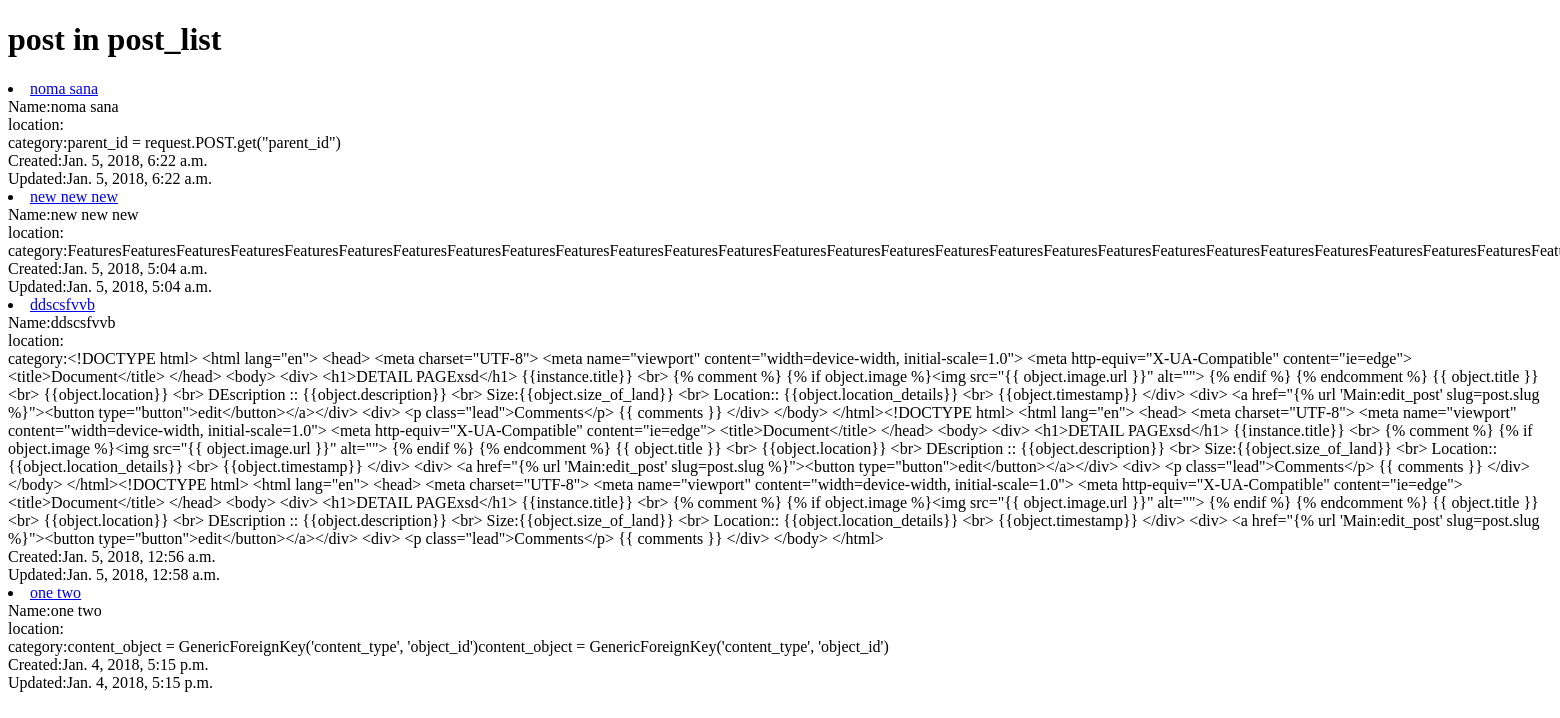
The app's page /, older data.
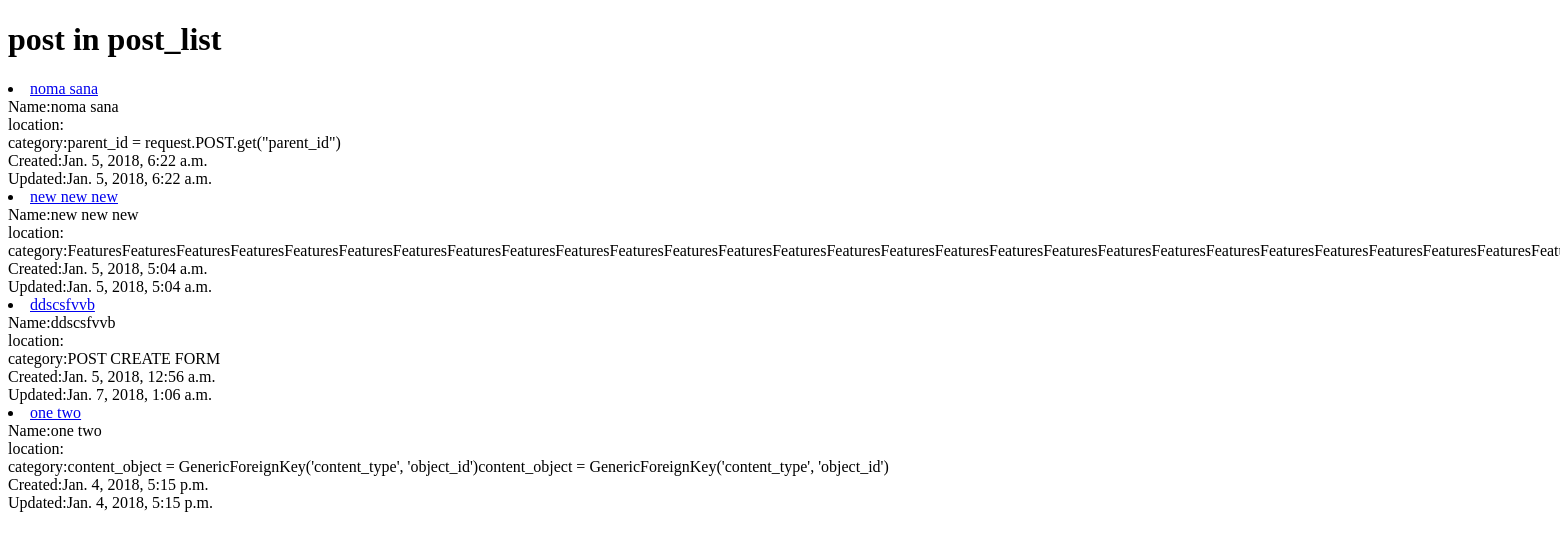
The same page, newer data.
### Main/models.py (models this page shows, shortened)
class Post(models.Model):
    owner =  models.ForeignKey(User, on_delete=models.CASCADE)
    title = models.CharField(max_length=200)
    slug      =      models.SlugField(unique=True,blank=True, null=True)
    image = models.ImageField(upload_to=upload_location)
    image_2 = models.ImageField(upload_to=upload_location)
    image_3 = models.ImageField(upload_to=upload_location,blank=True, null=True)
    image_4 = models.ImageField(upload_to=upload_location,blank=True, null=True)
    image_5 = models.ImageField(upload_to=upload_location,blank=True, null=True)
    description = models.TextField()
    size_of_land = models.CharField(max_length=150)
    location_details = models.CharField(max_length=300)
    price = models.CharField(max_length=150)
    features = models.TextField()
    updated = models.DateTimeField(auto_now=True, auto_now_add=False)
    timestamp = models.DateTimeField(auto_now=False, auto_now_add=True)
    def __str__(self):
        return self.title
    def get_absolute_url(self):
        return reverse("Main:post_detail",kwargs={"slug":self.slug})
    class Meta:
        ordering = ["-timestamp", "-updated"]

### Main/views.py (the view)
# urls.py: url(r'^$',PostListView.as_view(),name='list'),
class PostListView(ListView):
    queryset = Post.objects.all()

### Main/templates/Main/post_list.html (shortened to what this page needs)
<!DOCTYPE html>
<html lang="en">
<head>
</head>
<body>
    <h1> post in post_list</h1>
    {% for post in post_list %}
    <li><a href="{{ post.get_absolute_url }}">{{ post }}</a></li>
   Name:{{ post.title }} <br>   location:{{ post.location }} <br> category:{{ post.description }}  <br> Created:{{ post.timestamp }} <br>Updated:{{ post.updated }}
    {% endfor %}
</body>
</html>

Row changes from the older to the newer data that the page shows:
changed Post "ddscsfvvb": description "<!DOCTYPE html> <html lang=\"en\"> <head> <meta charset=\"UTF-8\"> <meta name=\"viewport\" content=\"width=device-width, initial-scale=1.0\"> <meta http-equiv=\"X-UA-Compatible\" content=\"ie=edge\"> <title>Document</title> </head> <body> <div> <h1>DETAIL PAGExsd</h1> {{instance.title}} <br> {% comment %} {% if object.image %}<img src=\"{{ object.image.url }}\" alt=\"\"> {% endif %} {% endcomment %} {{ object.title }} <br> {{object.location}} <br> DEscription :: {{object.description}} <br> Size:{{object.size_of_land}} <br> Location:: {{object.location_details}} <br> {{object.timestamp}} </div> <div> <a href=\"{% url 'Main:edit_post' slug=post.slug %}\"><button type=\"button\">edit</button></a></div> <div> <p…" → "POST CREATE FORM"; updated "Jan. 5, 2018, 12:58 a.m." → "Jan. 7, 2018, 1:06 a.m."
